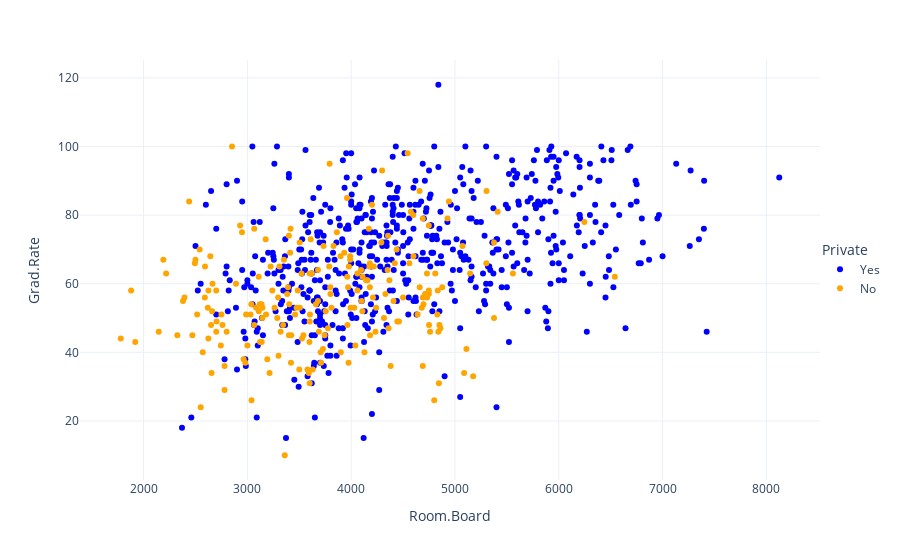

Notebook cell for this chart:
### Markdown cell above
## Create a scatterplot of Grad.Rate versus Room.Board where the points are colored by the Private column.

### Code cell
color_map = {'Yes': 'blue', 'No': 'orange'}
fig1 = px.scatter(df, x='Room.Board', y='Grad.Rate', color='Private', color_discrete_map=color_map)
fig1.update_layout(
    template='plotly_white',
    legend=dict(x=1, y=0.5)
)

### Figure 1 — Plotly figure (JSON) as saved in the notebook; plotly's stock layout.template omitted (floating-point values rounded to 4 significant figures; data arrays with more than 128 entries replaced by an {"elided": "..."} marker saying what was removed)
{"data": [{"hovertemplate": "Private=Yes<br>Room.Board=%{x}<br>Grad.Rate=%{y}<extra></extra>", "legendgroup": "Yes", "marker": {"color": "blue", "symbol": "circle"}, "mode": "markers", "name": "Yes", "orientation": "v", "showlegend": true, "type": "scatter", "x": {"elided": "565 int values"}, "xaxis": "x", "y": {"elided": "565 int values"}, "yaxis": "y"}, {"hovertemplate": "Private=No<br>Room.Board=%{x}<br>Grad.Rate=%{y}<extra></extra>", "legendgroup": "No", "marker": {"color": "orange", "symbol": "circle"}, "mode": "markers", "name": "No", "orientation": "v", "showlegend": true, "type": "scatter", "x": {"elided": "212 int values"}, "xaxis": "x", "y": {"elided": "212 int values"}, "yaxis": "y"}], "layout": {"legend": {"title": {"text": "Private"}, "tracegroupgap": 0, "x": 1, "y": 0.5}, "margin": {"t": 60}, "xaxis": {"anchor": "y", "domain": [0, 1], "title": {"text": "Room.Board"}}, "yaxis": {"anchor": "x", "domain": [0, 1], "title": {"text": "Grad.Rate"}}}}
